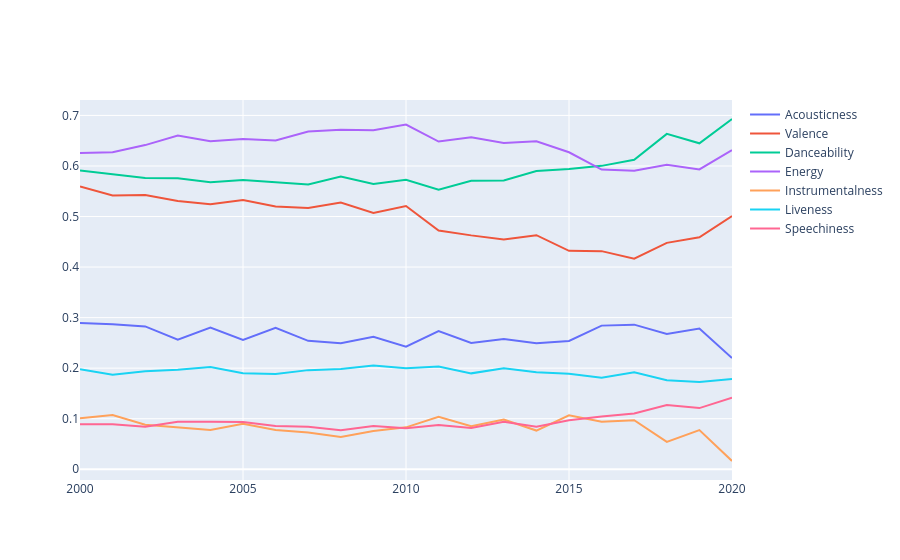

Notebook source saved alongside this figure:
### Code cell
import plotly.graph_objects as go

fig = go.Figure()

temp = dados_anos.toPandas()

fig.add_trace(go.Scatter(x=temp['year'], y=temp['acousticness'], name='Acousticness'))
fig.add_trace(go.Scatter(x=temp['year'], y=temp['valence'],
                    name='Valence'))
fig.add_trace(go.Scatter(x=temp['year'], y=temp['danceability'],
                    name='Danceability'))
fig.add_trace(go.Scatter(x=temp['year'], y=temp['energy'],
                    name='Energy'))
fig.add_trace(go.Scatter(x=temp['year'], y=temp['instrumentalness'],
                    name='Instrumentalness'))
fig.add_trace(go.Scatter(x=temp['year'], y=temp['liveness'],
                    name='Liveness'))
fig.add_trace(go.Scatter(x=temp['year'], y=temp['speechiness'],
                    name='Speechiness'))

fig.show()
